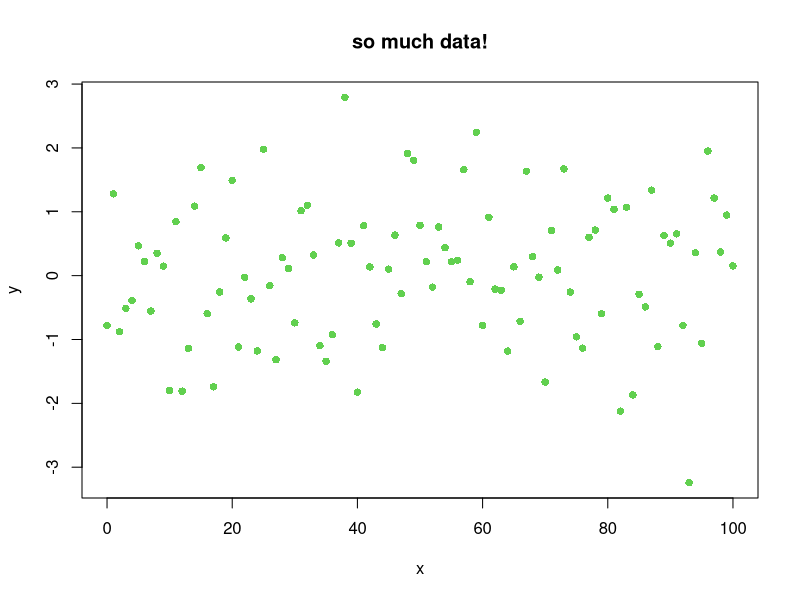

Generate this figure with R:
x <- seq(0, 100,1)
y <- rnorm(101)

#plot(x,y, pch=16, main="so much data!")


plot(x,y, pch=16, col = 3, main="so much data!")
